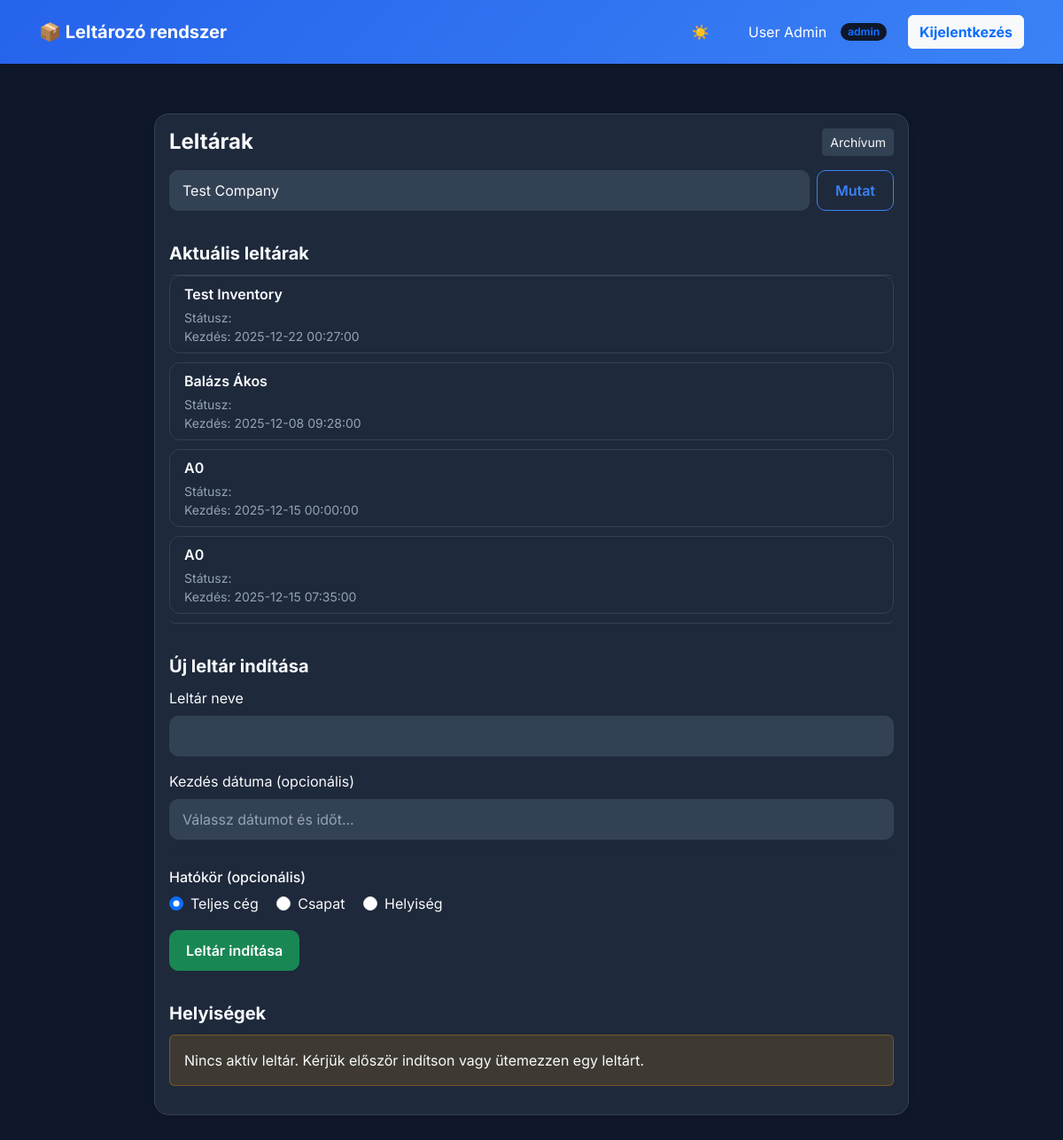
Page /public/worker/inventories.php?company_id=1 (signed in) on the committed database.
### tables this page shows
CREATE TABLE `inventories` (
  `id` int(11) NOT NULL,
  `company_id` int(11) NOT NULL,
  `name` varchar(255) DEFAULT NULL,
  `status` enum('active','scheduled','finished') NOT NULL DEFAULT 'scheduled',
  `start_date` datetime DEFAULT NULL,
  `end_date` datetime DEFAULT NULL,
  `created_at` datetime DEFAULT current_timestamp()
);

### app/core/Model.php (called while the page is built, shortened)
<?php
class Model {
    public function __construct(PDO $pdo) {
        $this->pdo = $pdo;
    }
}

### app/models/Company.php (called while the page is built, shortened)
<?php
require_once __DIR__ . '/../core/Model.php';
class Company extends Model {
    public function all(): array {
        $stmt = $this->pdo->query("SELECT * FROM companies ORDER BY created_at DESC");
        return $stmt->fetchAll();
    }
}

### app/models/Inventory.php (called while the page is built, shortened)
<?php
require_once __DIR__ . '/../core/Model.php';
class Inventory extends Model
{
    public function getByCompany(int $companyId)
    {
        $stmt = $this->pdo->prepare("SELECT * FROM inventories WHERE company_id = ?");
        $stmt->execute([$companyId]);
        return $stmt->fetchAll();
    }
}

### public/worker/inventories.php (the view, shortened to what this page needs)
<?php
require_once __DIR__ . '/../../app/models/Inventory.php';
require_once __DIR__ . '/../../app/models/Company.php';
$user = $_SESSION['user'];
$user['role'] = strtolower(trim($user['role'] ?? ''));
$db = (new Database())->getConnection();
$inventoryModel = new Inventory($db);
$roomModel = new Room($db);
$companyModel = new Company($db);
$companyId = $_GET['company_id'] ?? null;
$isEmployerOrAdmin = in_array($user['role'] ?? '', ['employer', 'admin']);
$companies = $companyModel->all();
$workerCompanies = [];
$inventories = $companyId ? $inventoryModel->getByCompany((int) $companyId) : [];
if (!empty($inventories)) {
    $inventories = array_filter($inventories, function ($inv) {
        return $inv['status'] !== 'finished';
    });
}
$companyName = '';
if ($companyId) {
    $companyData = $companyModel->findById((int) $companyId);
    $companyName = $companyData['name'] ?? '';
}
$rooms = $companyId ? $roomModel->getByCompany((int) $companyId) : [];
$activeInventory = null;
?>
<!doctype html>
<html lang="hu">
<head>
    <link rel="stylesheet" href="https://cdn.jsdelivr.net/npm/bootstrap@5.3.2/dist/css/bootstrap.min.css">
    <link rel="stylesheet" href="../css/global-theme.css">
    <link rel="stylesheet" href="../css/inventories.css">
    <link rel="stylesheet" href="https://cdn.jsdelivr.net/npm/flatpickr/dist/flatpickr.min.css">
    <link rel="stylesheet" href="https://cdn.jsdelivr.net/npm/flatpickr/dist/themes/dark.css">
</head>
<body>
    <?php include_once __DIR__ . '/dashboard_nav.php'; ?>
    <div class="page-container">
        <div class="col-md-9 mx-auto">
            <div class="card p-3 shadow-sm">
                <div class="d-flex justify-content-between align-items-center mb-3">
                    <h4 class="mb-0">Leltárak</h4>
                    <?php if ($companyId): ?>
                        <a href="inventory_archive.php?company_id=<?= $companyId ?>" class="btn btn-secondary btn-sm">
                            <i class="bi bi-archive"></i> Archívum
                        </a>
                    <?php endif; ?>
                </div>
                <?php if (!$isEmployerOrAdmin): ?>
                    <?php if (count($workerCompanies) > 1): ?>
                        <form method="get" class="mb-3 d-flex align-items-center gap-2 alert alert-secondary p-2">
                            <i class="bi bi-building"></i>
                            <label for="company_id" class="form-label mb-0 fw-bold">Válassz céget:</label>
                            <select id="company_id" name="company_id" class="form-select form-select-sm w-auto"
                                onchange="this.form.submit()">
                                <?php foreach ($workerCompanies as $wc): ?>
                                    <option value="<?= $wc['id'] ?>" <?= ($companyId == $wc['id']) ? 'selected' : '' ?>>
                                        <?= htmlspecialchars($wc['name']) ?>
                                    </option>
                                <?php endforeach; ?>
                            </select>
                        </form>
                    <?php elseif ($companyId && $companyName): ?>
                        <div class="alert alert-info mb-3">
                            <i class="bi bi-building"></i> <strong>Hozzárendelt cég:</strong>
                            <?= htmlspecialchars($companyName) ?>
                        </div>
                    <?php else: ?>
                        <div class="alert alert-warning mb-3">
                            <i class="bi bi-exclamation-triangle"></i> Még nincs céghez rendelve. Kérj meg egy munkáltatót, hogy
                            rendeljen hozzá!
                        </div>
                    <?php endif; ?>
                <?php else: ?>
                    <form method="get" class="mb-3 d-flex gap-2 align-items-center">
                        <select id="company_id" name="company_id" class="form-select">
                            <?php foreach ($companies as $c): ?>
                                <option value="<?= $c['id'] ?>" <?= ($companyId == $c['id']) ? 'selected' : '' ?>>
                                    <?= htmlspecialchars($c['name']) ?>
                                </option>
                            <?php endforeach; ?>
                        </select>
                        <button class="btn btn-outline-primary">Mutat</button>
                    </form>
                <?php endif; ?>
                <?php if ($companyId): ?>
                    <h5><?= $isEmployerOrAdmin ? 'Aktuális leltárak' : 'Aktív leltárak' ?></h5>
                    <?php if (empty($inventories)): ?>
                        <div class="alert alert-info">
                            <i class="bi bi-info-circle"></i>
                            <?= $isEmployerOrAdmin ? 'Még nincs leltár ehhez a céghez.' : 'Jelenleg nincs aktív leltár.' ?>
                        </div>
                    <?php else: ?>
                        <ul class="list-group mb-3">
                            <?php foreach ($inventories as $inv): ?>
                                <li
                                    class="list-group-item d-flex flex-column flex-md-row justify-content-between align-items-start align-items-md-center gap-3">
                                    <div class="w-100">
                                        <div class="d-flex justify-content-between align-items-center mb-1">
                                            <strong><?= htmlspecialchars($inv['name'] ?? 'Leltár #' . $inv['id']) ?></strong>
                                        </div>
                                        <div class="small text-muted d-none d-md-block">Státusz:
                                        </div>
                                        <?php if ($inv['start_date']): ?>
                                            <div class="small text-muted"><i class="bi bi-calendar"></i> Kezdés:
                                                <?= htmlspecialchars($inv['start_date']) ?>
                                            </div>
                                        <?php endif; ?>
                                    </div>
                                </li>
                            <?php endforeach; ?>
                        </ul>
                    <?php endif; ?>
                    <?php if ($isEmployerOrAdmin): ?>
                        <h5>Új leltár indítása</h5>
                        <form method="post" class="mb-3">
                            <div class="mb-3">
                                <label for="inv_name" class="form-label">Leltár neve</label>
                                <input id="inv_name" name="name" class="form-control" required>
                            </div>
                            <div class="mb-3">
                                <label for="start_date" class="form-label">Kezdés dátuma (opcionális)</label>
                                <input id="start_date" type="text" name="start_date" class="form-control"
                                    placeholder="Válassz dátumot és időt...">
                            </div>
                            <hr>
                            <h6>Hatókör (opcionális)</h6>
                            <div class="mb-3">
                                <div class="form-check form-check-inline">
                                    <input class="form-check-input" type="radio" name="target_type" id="scope_global"
                                        value="global" checked onclick="toggleScope('global')">
                                    <label class="form-check-label" for="scope_global">Teljes cég</label>
                                </div>
                                <div class="form-check form-check-inline">
                                    <input class="form-check-input" type="radio" name="target_type" id="scope_team" value="team"
                                        onclick="toggleScope('team')">
                                    <label class="form-check-label" for="scope_team">Csapat</label>
                                </div>
                                <div class="form-check form-check-inline">
                                    <input class="form-check-input" type="radio" name="target_type" id="scope_room" value="room"
                                        onclick="toggleScope('room')">
                                    <label class="form-check-label" for="scope_room">Helyiség</label>
                                </div>
                            </div>
                            <button name="create_inventory" class="btn btn-success">Leltár indítása</button>
                        </form>
                    <?php endif; ?>
                    <h5>Helyiségek</h5>
                    <?php if ($activeInventory): ?>
                        <div class="alert alert-info mb-3">
                            Aktív leltár: <strong><?= htmlspecialchars($activeInventory['name']) ?></strong>
                        </div>
                        <ul class="list-group">
                            <?php foreach ($rooms as $r): ?>
                                <li
                                    class="list-group-item d-flex flex-column flex-md-row justify-content-between align-items-start align-items-md-center gap-2">
                                    <div class="fw-bold mb-1 mb-md-0">
                                        <i class="bi bi-door-open text-muted"></i> <?= htmlspecialchars($r['name']) ?>
                                    </div>
                                    <?php
                                    $actSubmission = $inventoryModel->getUserSubmission($activeInventory['id'], $user['id']);
                                    $actIsPending = $actSubmission && $actSubmission['status'] === 'pending';
                                    $actIsAccepted = $actSubmission && $actSubmission['status'] === 'accepted';
                                    ?>
                                    <?php if ($actIsPending): ?>
                                        <span class="badge bg-secondary">Zárolva (Beküldve)</span>
                                    <?php elseif ($actIsAccepted): ?>
                                        <span class="badge bg-success">Lezárva</span>
                                    <?php else: ?>
                                        <a href="inventory_perform.php?company_id=<?= $companyId ?>&room_id=<?= $r['id'] ?>&inventory_id=<?= $activeInventory['id'] ?>"
                                            class="btn btn-sm btn-primary w-100 w-md-auto text-center">Leltározás</a>
                                    <?php endif; ?>
                                </li>
                            <?php endforeach; ?>
                        </ul>
                    <?php else: ?>
                        <div class="alert alert-warning">
                            Nincs aktív leltár. Kérjük először indítson vagy ütemezzen egy leltárt.
                        </div>
                    <?php endif; ?>
                <?php else: ?>
                    <div class="alert alert-info">
                        <i class="bi bi-arrow-up"></i> Válassz egy céget a fenti listából a leltárak megjelenítéséhez.
                    </div>
                <?php endif; ?>
            </div>
        </div>
    </div>
</body>
</html>

### public/css/global-theme.css (style rules this page uses)
:root { --bg-primary: #0F172A; --bg-secondary: #1E293B; --bg-card: #1E293B; --bg-surface: #334155; --text-primary: #F8FAFC; --text-secondary: #94A3B8; --primary: #3b82f6; --primary-hover: #60a5fa; --secondary: #10B981; --danger: #EF4444; --warning: #F59E0B; --border: #334155; --navbar-bg: linear-gradient(135deg, #2563eb, #3b82f6); --navbar-text: #FFFFFF; }
* { margin: 0; padding: 0; box-sizing: border-box; }
body { background: var(--bg-primary) !important; font-family: 'Inter', -apple-system, BlinkMacSystemFont, sans-serif !important; color: var(--text-primary) !important; min-height: 100vh; transition: background 0.3s ease, color 0.3s ease; }
h1, h2, h3, h4, h5, h6, .h1, .h2, .h3, .h4, .h5, .h6 { color: var(--text-primary) !important; }
strong, b { color: var(--text-primary) !important; font-weight: 600 !important; }
label { color: var(--text-primary) !important; }
.page-container { max-width: 1400px; margin: 0 auto; padding: 2rem; }
.card { background: var(--bg-card) !important; border-radius: 16px !important; border: 1px solid var(--border) !important; box-shadow: 0 4px 12px rgba(0, 0, 0, 0.05) !important; }
.form-control, .form-select { background: var(--bg-surface) !important; border: 1px solid var(--border) !important; color: var(--text-primary) !important; }
.form-control::placeholder { color: var(--text-secondary) !important; }
.btn-secondary { background: var(--bg-surface) !important; border: 1px solid var(--border) !important; color: var(--text-primary) !important; }
.btn-outline-primary { border: 1px solid var(--primary) !important; color: var(--primary) !important; }
.text-muted { color: var(--text-secondary) !important; }
.shadow-sm { box-shadow: 0 2px 8px rgba(0, 0, 0, 0.1) !important; }

### public/css/inventories.css (style rules this page uses)
body { font-family: 'Inter', sans-serif; }
.card { border-radius: 18px !important; backdrop-filter: blur(4px); background: var(--bg-card) !important; border: 1px solid var(--border) !important; }
.card h4, .card h5 { font-weight: 700; color: var(--text-primary) !important; }
.form-select, .form-control { border-radius: 10px !important; padding: 10px 14px !important; transition: 0.2s ease; }
.btn-outline-primary { border-radius: 10px; padding: 10px 20px; font-weight: 600; }
.btn-success { border-radius: 10px; padding: 10px 18px; font-weight: 600; }
.list-group-item { border-radius: 12px !important; margin-bottom: 10px; transition: 0.25s ease; background: var(--bg-card) !important; border: 1px solid var(--border) !important; color: var(--text-primary) !important; }
.list-group-item strong { font-size: 1rem; color: var(--text-primary) !important; }
.text-muted { color: var(--text-secondary) !important; }
.card h5 { margin-top: 20px; margin-bottom: 12px; }
.alert-warning { background: rgba(245, 158, 11, 0.15) !important; border: 1px solid rgba(245, 158, 11, 0.3) !important; color: var(--text-primary) !important; }
.list-group-item, form, h5 { opacity: 0; transform: translateY(12px); animation: fadeInUp 0.5s ease forwards; }
.list-group-item:nth-child(1) { animation-delay: .05s }
.list-group-item:nth-child(2) { animation-delay: .10s }
.list-group-item:nth-child(3) { animation-delay: .15s }
.list-group-item:nth-child(4) { animation-delay: .20s }

### rows in the picture
inventories: name "Test Inventory", start_date "2025-12-22 00:27:00"
inventories: name "Balázs Ákos", start_date "2025-12-08 09:28:00"
inventories: name "A0", start_date "2025-12-15 00:00:00"
inventories: name "A0", start_date "2025-12-15 07:35:00"

### other values in the picture
$displayName ?: $user['email'] "User Admin"
$user['role'] "admin"
form field company_id "Test Company"
